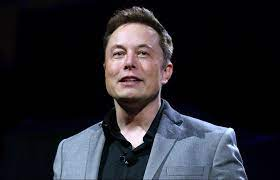
#> input picture Faces/Train/Elon Musk/1.jpg, 280 x 180 px, found by its file name; its folder holds only this picture in this run
$ python faces_train.py
#> lines starting #> are read from the running program, lines starting #| are printed output that depends on the picture
import os
import numpy as np
import cv2 as cv

p = []

DIR = r"C:\Users\monta\Desktop\Opencv\Faces\Train"
for i in os.listdir(r"C:\Users\monta\Desktop\Opencv\Faces\Train"):
    p.append(i)
#> pass 2 of the loop `for i in os.listdir(r"C:\Users\monta\Desktop\Opencv\Faces\Train"):`:
print(p)

haar_cascade = cv.CascadeClassifier(
    r"C:\Users\monta\Desktop\Opencv\haar_face.xml")

features = []
labels = []


def create_train():
    for person in p:
        path = os.path.join(DIR, person)
        label = p.index(person)

        for img in os.listdir(path):
            img_path = os.path.join(path, img)

            img_array = cv.imread(img_path)
#> img_array is the input picture: shape (180, 280, 3); mean B, G, R 44.8, 38.4, 39.1
            gray = cv.cvtColor(img_array, cv.COLOR_BGR2GRAY)
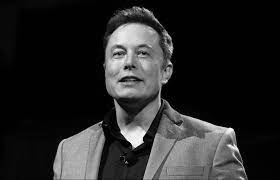
#> gray: shape (180, 280); min 0, max 254, mean 39.4

            faces_rect = haar_cascade.detectMultiScale(
                gray, scaleFactor=1.1, minNeighbors=4)
#> faces_rect = [[96, 24, 70, 70]]
            for (x, y, w, h) in faces_rect:
                faces_roi = gray[y:y+h, x:x+w]
                features.append(faces_roi)
                labels.append(label)
#> this loop made 1 pass
#> pass 1, in create_train, `faces_roi = gray[y:y+h, x:x+w]`:
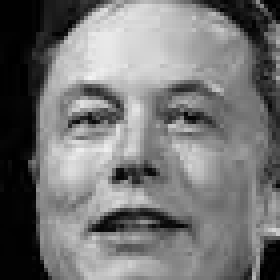
#> faces_roi: shape (70, 70) (shown 4 times larger); min 0, max 243, mean 117.3
#> after the loop, features = 1 item; labels = [0]
#> pass 2 of the loop in create_train, `for person in p:`:
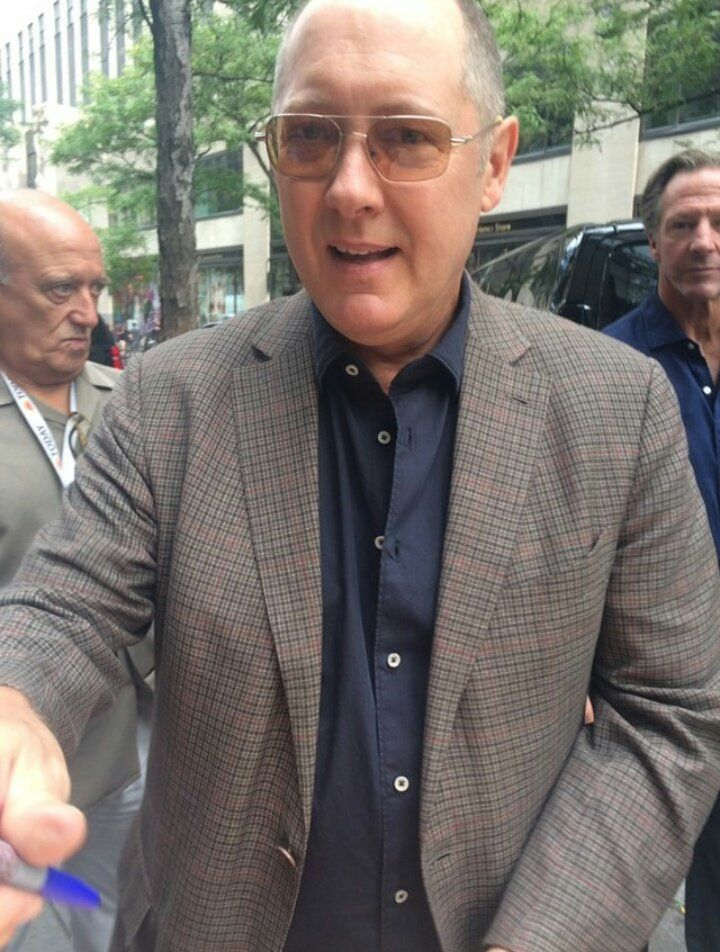
#> input picture Faces/Train/James Spader/2.jpg, 720 x 952 px, found by its file name
#> in create_train, img_array is the input picture: shape (952, 720, 3); mean B, G, R 110, 115.8, 122.1
#> gray: shape (952, 720)
#> faces_rect = [[79, 366, 65, 65], [217, 34, 284, 284]]
#> the loop in create_train, `for (x, y, w, h) in faces_rect:` made 2 passes
#> pass 1, in create_train, `faces_roi = gray[y:y+h, x:x+w]`:
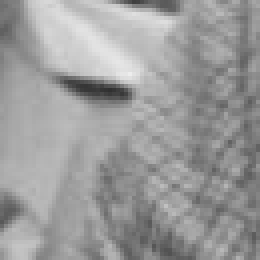
#> faces_roi: shape (65, 65) (shown 4 times larger); min 48, max 237, mean 155.5
#> pass 2, in create_train, `faces_roi = gray[y:y+h, x:x+w]`:
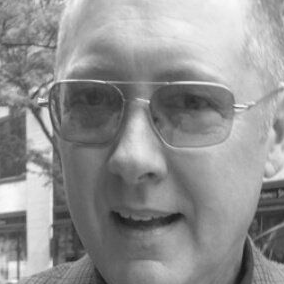
#> faces_roi: shape (284, 284); min 22, max 252, mean 145.4
#> after the loop in create_train, `for (x, y, w, h) in faces_rect:`: features = 3 items; labels = [0, 1, 1]


create_train()
print(f'Lenght of the features = {len(features)}')
#| Lenght of the features = 3
print(f'Lenght of the labels = {len(labels)}')
#| Lenght of the labels = 3

print("Training is done")

# Converting to np arrays

features = np.array(features, dtype='object')
labels = np.array(labels)

# create the face recognizer
face_recognizer = cv.face.LBPHFaceRecognizer_create()

# Train the Recognizer on the feautures list and the labels list
face_recognizer.train(features, labels)

face_recognizer.save('face_trained.yml')

# Saving

np.save('features.npy', features)
np.save('labels.npy', labels)
